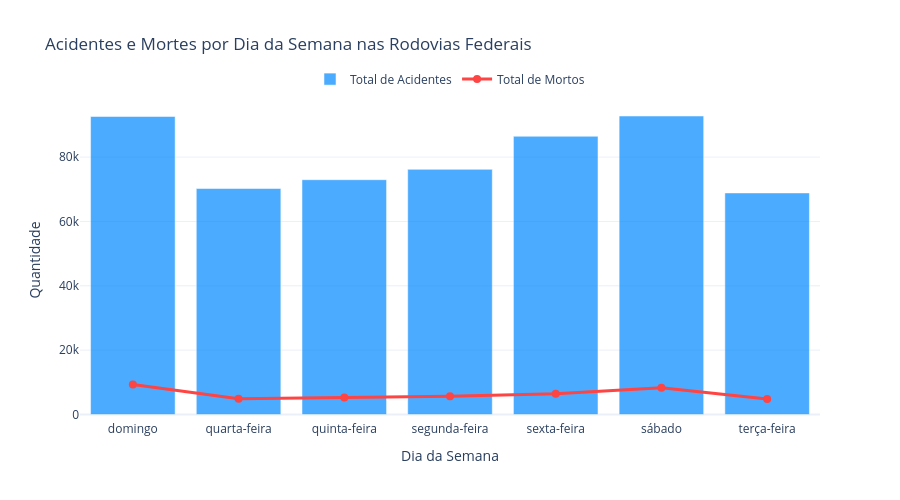

Source (notebook cell):
### Code cell
# Análise por dia da semana
dados_semanais = df.groupby('dia_semana').agg({
    'dia_semana': 'count',
    'mortos': 'sum',
    'TOTAL_FERIDOS': 'sum'
}).rename(columns={'dia_semana': 'total_acidentes'}).reset_index()

# Ordenar os dias da semana em ordem cronológica
ordem_dias = {'Segunda-feira': 0, 'Terça-feira': 1, 'Quarta-feira': 2, 'Quinta': 3, 
              'Quinta-feira': 3, 'Sexta': 4, 'Sexta-feira': 4, 'Sábado': 5, 'Domingo': 6}

dados_semanais['ordem'] = dados_semanais['dia_semana'].map(ordem_dias)
dados_semanais = dados_semanais.sort_values('ordem')

# Criar gráfico
fig = go.Figure()

# Adicionar série de acidentes
fig.add_trace(go.Bar(
    x=dados_semanais['dia_semana'],
    y=dados_semanais['total_acidentes'],
    name='Total de Acidentes',
    marker_color='#0088FE',
    opacity=0.7
))

fig.add_trace(go.Scatter(
    x=dados_semanais['dia_semana'],
    y=dados_semanais['mortos'],
    name='Total de Mortos',
    mode='lines+markers',
    line=dict(color='#FF4444', width=3),
    marker=dict(size=8)
))

fig.update_layout(
    title="Acidentes e Mortes por Dia da Semana nas Rodovias Federais",
    xaxis_title="Dia da Semana",
    yaxis_title="Quantidade",
    legend=dict(orientation="h", yanchor="bottom", y=1.02, xanchor="center", x=0.5),
    template="plotly_white",
    height=500
)

fig.show()

### Figure 1 — Plotly figure (JSON) as saved in the notebook; plotly's stock layout.template omitted (floating-point values rounded to 4 significant figures)
{"data": [{"marker": {"color": "#0088FE"}, "name": "Total de Acidentes", "opacity": 0.7, "type": "bar", "x": ["domingo", "quarta-feira", "quinta-feira", "segunda-feira", "sexta-feira", "sábado", "terça-feira"], "y": [92619, 70236, 72973, 76198, 86475, 92775, 68862]}, {"line": {"color": "#FF4444", "width": 3}, "marker": {"size": 8}, "mode": "lines+markers", "name": "Total de Mortos", "type": "scatter", "x": ["domingo", "quarta-feira", "quinta-feira", "segunda-feira", "sexta-feira", "sábado", "terça-feira"], "y": [9295, 4902, 5306, 5663, 6472, 8323, 4818]}], "layout": {"height": 500, "legend": {"orientation": "h", "x": 0.5, "xanchor": "center", "y": 1.02, "yanchor": "bottom"}, "title": {"text": "Acidentes e Mortes por Dia da Semana nas Rodovias Federais"}, "xaxis": {"title": {"text": "Dia da Semana"}}, "yaxis": {"title": {"text": "Quantidade"}}}}
